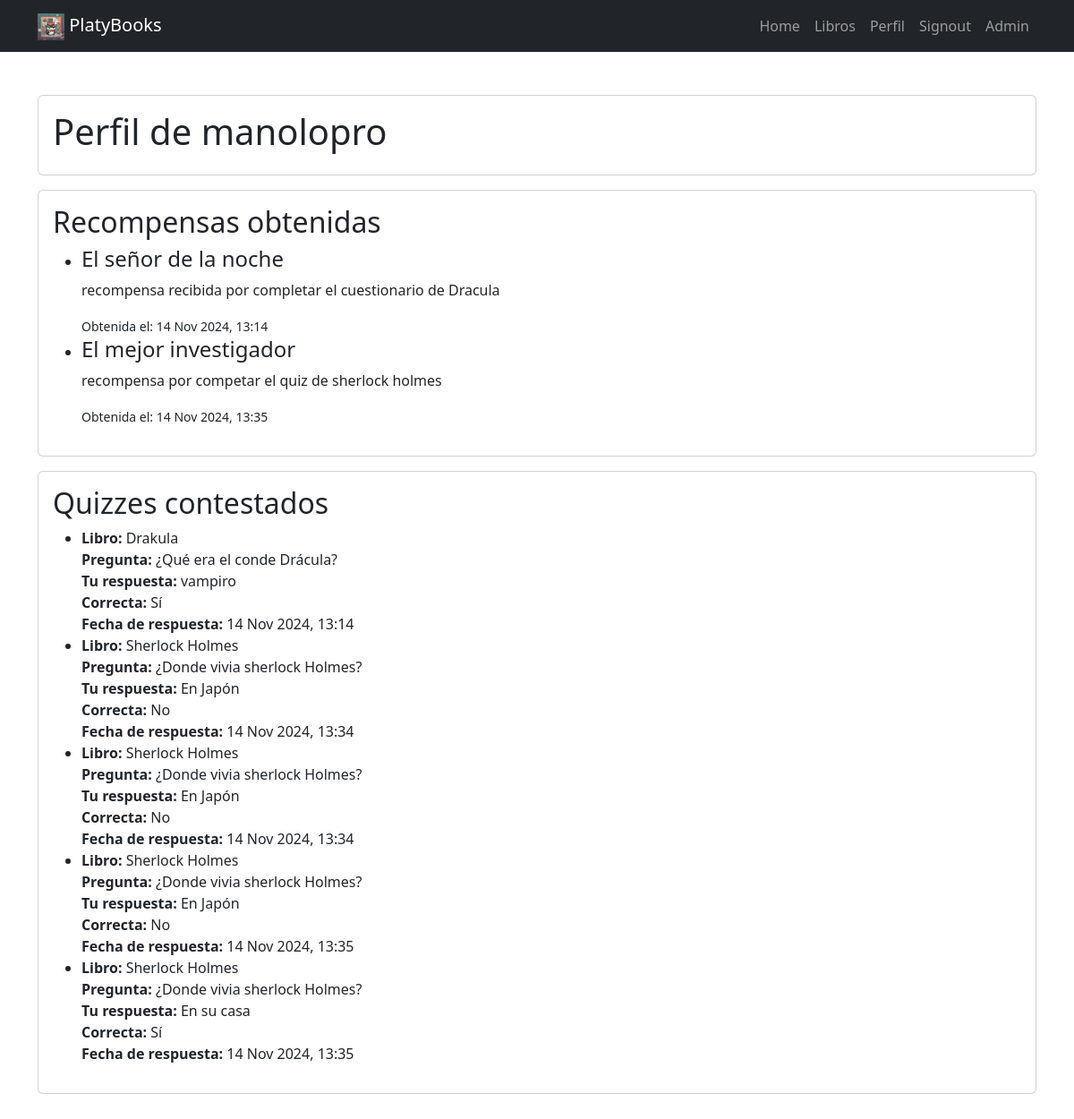
Screenshot of /profile/ (signed in) with the database file from the repository.
### tasks/models.py (models this page shows, shortened)
class UserReward(models.Model):
    user = models.ForeignKey(User, on_delete=models.CASCADE, related_name='user_rewards')
    reward = models.ForeignKey(Reward, on_delete=models.CASCADE, related_name='user_rewards')
    date_awarded = models.DateTimeField(auto_now_add=True)

class Reward(models.Model):
    name = models.CharField(max_length=100)
    description = models.TextField()
    image = models.ImageField(upload_to='rewards/', null=True, blank=True)
    quiz = models.ForeignKey('Quiz', on_delete=models.CASCADE, related_name='rewards')
    created_at = models.DateTimeField(auto_now_add=True)
    updated_at = models.DateTimeField(auto_now=True)
    class Meta:
        permissions = [
            ("can_edit_rewards", "Can edit rewards"),
        ]

class UserQuizResponse(models.Model):
    user = models.ForeignKey(User, on_delete=models.CASCADE, related_name="quiz_responses")
    quiz = models.ForeignKey(Quiz, on_delete=models.CASCADE, related_name="user_responses")
    answer = models.ForeignKey(Answer, on_delete=models.CASCADE)
    is_correct = models.BooleanField(default=False)
    date_submitted = models.DateTimeField(auto_now_add=True)

class Quiz(models.Model):
    book = models.ForeignKey(Book, on_delete=models.CASCADE, related_name="quizzes")
    question = models.TextField()
    response_count = models.IntegerField(default=0)

class Book(models.Model):
    title = models.CharField(max_length=200)
    author = models.CharField(max_length=100)
    genre = models.ForeignKey(Genre, on_delete=models.CASCADE, related_name="books")
    subgenre = models.ManyToManyField(Subgenre, related_name='books')
    description = models.TextField()
    publication_date = models.DateField()
    def get_subgenres(self):
        return ", ".join([sub.name for sub in self.subgenre.all()])  # Crea una cadena con los nombres de los subgéneros
    get_subgenres.short_description = 'get_subgenres'  # Nombre de la columna en el admin

class Answer(models.Model):
    quiz = models.ForeignKey(Quiz, on_delete=models.CASCADE, related_name="answers")
    answer_text = models.CharField(max_length=200)
    is_correct = models.BooleanField(default=False)

### tasks/views.py (the view)
# urls.py: path('profile/', views.user_profile, name='user_profile'),
@login_required
def user_profile(request):
    user = request.user
    user_quizzes = UserQuizResponse.objects.filter(user=user).select_related('quiz', 'quiz__book', 'answer')
    user_rewards = UserReward.objects.filter(user=user).select_related('reward')
    context = {
        'user': user,
        'user_quizzes': user_quizzes,
        'user_rewards': user_rewards,
    }
    return render(request, 'profile.html', context)

### tasks/templates/profile.html
{% extends 'base.html' %}
{% block content %}
<main class="container py-5">
    <section class="card card-body mb-3">
        <h1>Perfil de {{ user.username }}</h1>
    </section>
    <section class="card card-body mb-3">
        <h2>Recompensas obtenidas</h2>
        {% if user_rewards %}
            <ul class="reward-list">
                {% for user_reward in user_rewards %}
                    <li class="reward-item">
                        <div class="reward-details">
                            <h4>{{ user_reward.reward.name }}</h4>
                            <p>{{ user_reward.reward.description }}</p>
                            <small>Obtenida el: {{ user_reward.date_awarded|date:"d M Y, H:i" }}</small>
                        </div>
                    </li>
                {% endfor %}
            </ul>
        {% else %}
            <p>Aún no has obtenido ninguna recompensa.</p>
        {% endif %}
    </section>
    <section class="card card-body">
        <h2>Quizzes contestados</h2>
        {% if user_quizzes %}
            <ul>
                {% for response in user_quizzes %}
                    <li>
                        <strong>Libro:</strong> {{ response.quiz.book.title }}<br>
                        <strong>Pregunta:</strong> {{ response.quiz.question }}<br>
                        <strong>Tu respuesta:</strong> {{ response.answer.answer_text }}<br>
                        <strong>Correcta:</strong> {{ response.is_correct|yesno:"Sí,No" }}<br>
                        <strong>Fecha de respuesta:</strong> {{ response.date_submitted|date:"d M Y, H:i" }}
                    </li>
                {% endfor %}
            </ul>
        {% else %}
            <p>No has contestado ningún quiz todavía.</p>
        {% endif %}
    </section>
</main>
{% endblock %}

### rows the page displays
UserReward: reward.name "El señor de la noche", reward.description "recompensa recibida por completar el cuestionario de Dracula", date_awarded "14 Nov 2024, 13:14"
UserReward: reward.name "El mejor investigador", reward.description "recompensa por competar el quiz de sherlock holmes", date_awarded "14 Nov 2024, 13:35"
UserQuizResponse: quiz.book "Drakula", quiz.question "¿Qué era el conde Drácula?", answer.answer_text "vampiro", is_correct "Sí", date_submitted "14 Nov 2024, 13:14"
UserQuizResponse: quiz.book "Sherlock Holmes", quiz.question "¿Donde vivia sherlock Holmes?", answer.answer_text "En Japón", is_correct "No", date_submitted "14 Nov 2024, 13:34"
UserQuizResponse: quiz.book "Sherlock Holmes", quiz.question "¿Donde vivia sherlock Holmes?", answer.answer_text "En Japón", is_correct "No", date_submitted "14 Nov 2024, 13:34"
UserQuizResponse: quiz.book "Sherlock Holmes", quiz.question "¿Donde vivia sherlock Holmes?", answer.answer_text "En Japón", is_correct "No", date_submitted "14 Nov 2024, 13:35"
UserQuizResponse: quiz.book "Sherlock Holmes", quiz.question "¿Donde vivia sherlock Holmes?", answer.answer_text "En su casa", is_correct "Sí", date_submitted "14 Nov 2024, 13:35"

### other values shown
{{ user.username }} "manolopro"
